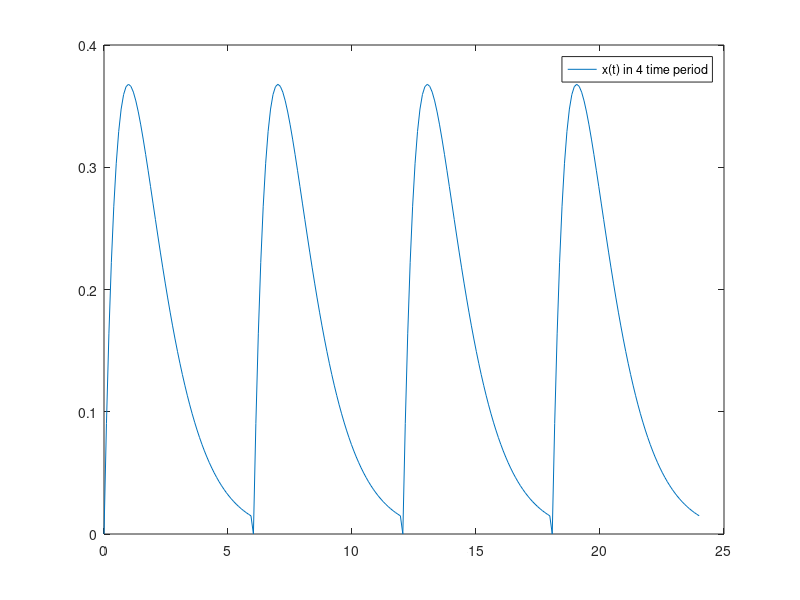

The MATLAB source for this figure: (Note: this script raises an error after producing the figure.)
clc 
clear
close all

t = 0 :.1:6;
x= t.*exp(-t);
xp=repmat(x,1,4);  % repete matrix ( x , 1 row , 4 column)
tp= linspace(0,24 , length(xp)); % why (-6 , 18)
plot(tp,xp);    

legend('x(t) in 4 time period');

% 
figure %  trignometry

t0=0;
T=6;
w=2*pi/T;

% for integration derivation we use symbolic variables
syms t 

x= t.*exp(-t);

k=-40:40;

% analysis equation
a = (1/T)*int(x*exp(-j*k*w*t),t,t0,t0+T);
xx=sum(a.*exp(j*k*w*t));

ezplot(xx,[-6,18]);
legend ('approximate signal in 4 periods using a_k');